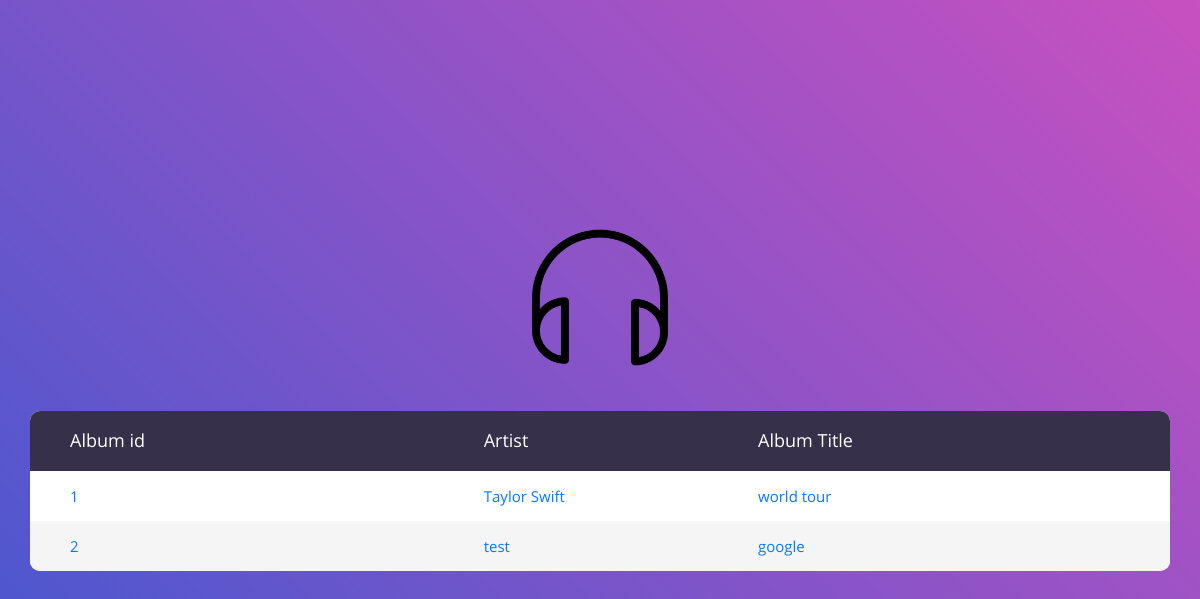
/music/, run on an earlier commit of the app's database.
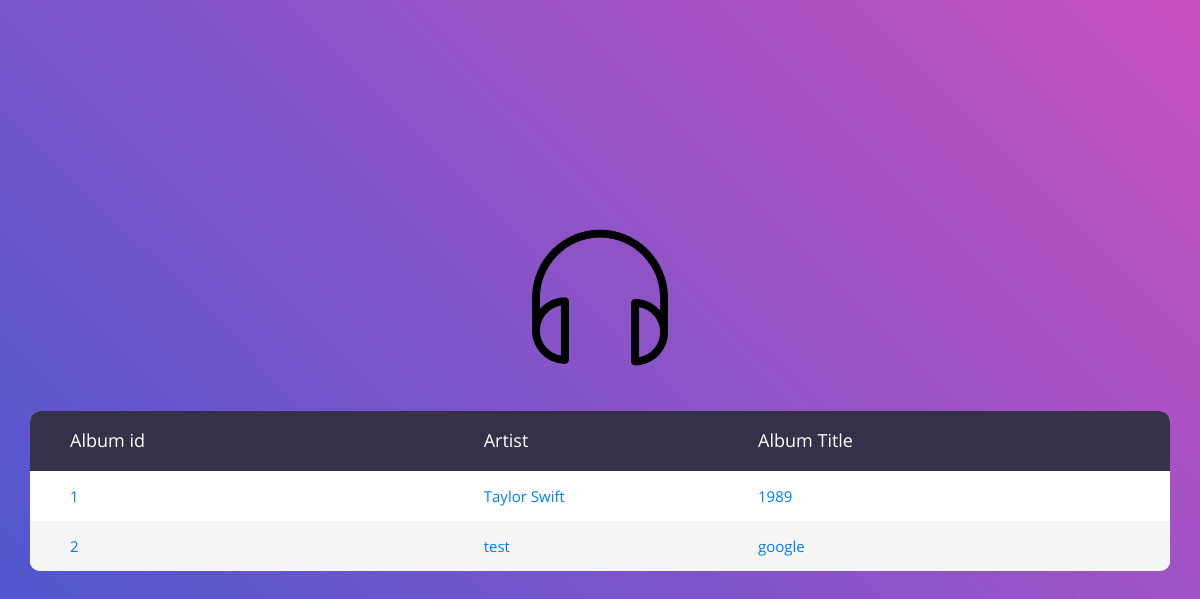
And on a later commit of the database.
### music/models.py (models this page shows, shortened)
class Album(models.Model):
	artist = models.CharField(max_length=250)
	album_title = models.CharField(max_length=500)
	genre = models.CharField(max_length=100)
	album_logo = models.CharField(max_length=1000)

### music/views.py (the view)
def index(request):
	all_albums = Album.objects.all()
	context = {
		'all_albums': all_albums,
	}
	return render(request, 'music/test/index.html', context)

### music/templates/music/test/index.html (shortened to what this page needs)
{% load static %}
<!DOCTYPE html>
<html lang="en">
<head>
    <link rel="stylesheet" type="text/css" href="{% static 'music/vendor/bootstrap/css/bootstrap.min.css' %}">
    <link rel="stylesheet" type="text/css" href="{% static 'music/fonts/font-awesome-4.7.0/css/font-awesome.min.css' %}">
    <link rel="stylesheet" type="text/css" href="{% static 'music/vendor/animate/animate.css' %}">
    <link rel="stylesheet" type="text/css" href="{% static 'music/vendor/select2/select2.min.css' %}">
    <link rel="stylesheet" type="text/css" href="{% static 'music/vendor/perfect-scrollbar/perfect-scrollbar.css' %}">
    <link rel="stylesheet" type="text/css" href="{% static 'music/css/util.css' %}">
    <link rel="stylesheet" type="text/css" href="{% static 'music/css/main.css' %}">
</head>
<body>
    <div class="limiter">
        <div class="container-table100">
            <div class="wrap-table100">
                    <img src="{% static 'music/images/icons/play.png' %}" class="play">
                <div class="table100">
                    <table>
                        <thead>
                            <tr class="table100-head">
                                <th class="column1">Album id</th>
                                <th class="column2">Artist</th>
                                <th class="column3">Album Title</th>
                            </tr>
                        </thead>
                        <tbody>
                            {% for album in all_albums %}
                            <tr>
                                <td class="column1"><a href="{% url 'music:details' album.id %}">{{album.id}}</a></td>
                                <td class="column2"><a href="{% url 'music:details' album.id %}">{{album.artist}}</a></td>
                                <td class="column3"><a href="{% url 'music:details' album.id %}">{{album.album_title}}</a></td>
                            </tr>
                            {% endfor %}
                        </tbody>
                    </table>
                </div>
            </div>
        </div>
    </div>
</body>
</html>

What changed in the data, as far as the page shows it:
changed Album "Taylor Swift": album_title "world tour" → "1989"
